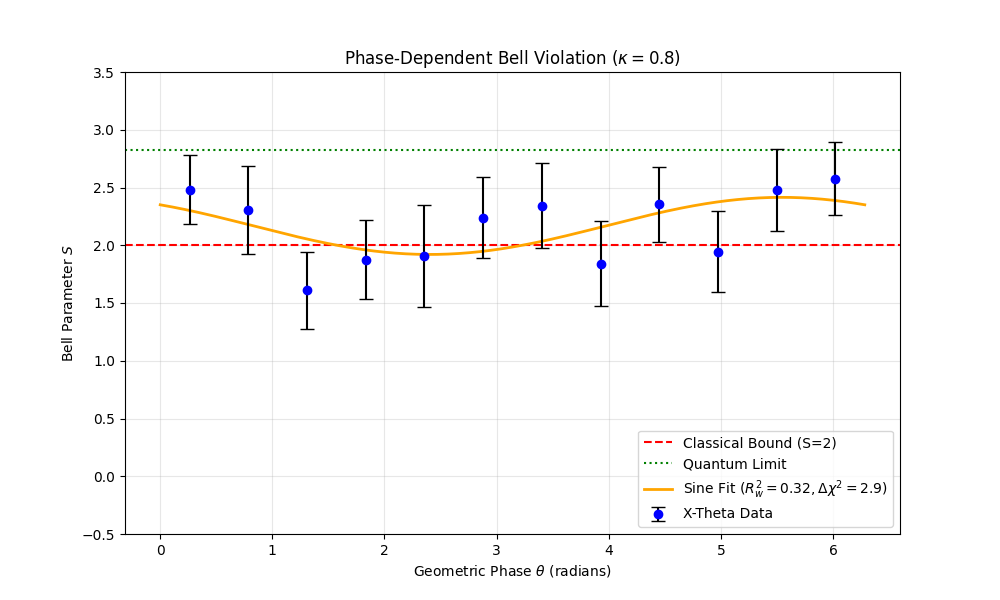

The script that saved this image:
#!/usr/bin/env python3
"""
weihs_paper_plot_v20.py

THE RIGOROUS PLOTTER + SINE FITTING
================================================================================
VERSION HISTORY:
  v20: Added WEIGHTED SINE FIT. 
       Now calculates goodness-of-fit (Chi-Squared, R^2) to test if the 
       oscillation is statistically significant compared to a flat line.
  v19: Adapted thresholds for low count rates (Set00).
  v18: Added Bin Population Diagnostics.

SCIENTIFIC CONTEXT:
  This script analyzes Bell Test data using the "X-Theta" framework.
  It overlays a sinusoidal fit S(theta) = c0 + A*sin(theta + phi)
  to quantify the phase dependence of the Bell parameter.

USAGE:
   python weihs_paper_plot_v20.py --alice-zip "A.zip" --bob-zip "B.zip" --reverse-bits
================================================================================
"""

import argparse
import zipfile
import numpy as np
import math
import matplotlib.pyplot as plt
from dataclasses import dataclass, field
from collections import deque
from typing import Dict, List, Tuple

# === CONFIGURATION ===
RESONANCE_KAPPA = 0.8       # The coupling constant for the geometric phase
BOOTSTRAP_ROUNDS = 2000     # Number of resamples for error bars
MIN_COUNTS_PER_SETTING = 5  # Low threshold for sparse data
BIN_COUNT = 12              # Number of angular bins for the plot

# ==========================================
# PART 1: CORE ENGINE & DATA LOADING
# ==========================================

def _norm_member(name: str) -> str:
    """Normalizes zip file paths."""
    n = name.replace("\\", "/").lstrip("/")
    parts = n.split("/")
    if parts and parts[0].lower() in ("alice", "bob"): return "/".join(parts[1:])
    return n

def load_raw_data(z, stem, reverse_bits):
    """Extracts Time (t), Setting (s), and Outcome (o)."""
    nm = { _norm_member(n).lower(): n for n in z.namelist() }
    vk, ck = (stem+"_V.dat").lower(), (stem+"_C.dat").lower()
    
    if vk not in nm:
        vk = next((k for k in nm if k.endswith(stem.lower() + "_v.dat")), None)
    if ck not in nm:
        ck = next((k for k in nm if k.endswith(stem.lower() + "_c.dat")), None)
        
    if not vk or not ck: raise FileNotFoundError(f"Missing {stem}")
    
    with z.open(nm[vk], "r") as f: vb = f.read()
    with z.open(nm[ck], "r") as f: cb = f.read()
    
    t = np.frombuffer(vb, dtype=">f8")
    c = np.frombuffer(cb, dtype=">u2")
    n = min(len(t), len(c))
    t = t[:n].astype(np.float64, copy=False)
    c = c[:n]
    
    if reverse_bits:
        det = ((c >> 1) & 1).astype(np.uint8)
        s   = (c & 1).astype(np.uint8)
    else:
        det = (c & 1).astype(np.uint8)
        s   = ((c >> 1) & 1).astype(np.uint8)
        
    o = (2 * det - 1).astype(np.int8)
    return t, s, o

State = Tuple[int, int]
def get_orientation(states: List[State]) -> int:
    """Calculates winding direction."""
    area = 0.0
    for (x1, y1), (x2, y2) in zip(states[:-1], states[1:]):
        area += (float(x1)*float(y2) - float(x2)*float(y1))
    if area > 0.1: return 1
    if area < -0.1: return -1
    return 0

@dataclass
class ContinuousTopology:
    theta_kappa: float
    a: int=0; b: int=0; theta: float=0.0
    history: deque = field(default_factory=lambda: deque(maxlen=5))
    bins: int = BIN_COUNT
    raw_outcomes: List[List[List[int]]] = field(default_factory=list)

    def __post_init__(self):
        self.raw_outcomes = [[[] for _ in range(4)] for _ in range(self.bins)]

    def update(self, actor, val):
        if actor == 'A': self.a = int(val)
        else: self.b = int(val)
        self.history.append((self.a, self.b))
        
        if len(self.history) == 5:
            h = list(self.history)
            if h[0] == h[-1] and len(set(h[:-1])) == 4:
                self.theta += self.theta_kappa * get_orientation(h)

    def capture(self, a, b, prod):
        ph = self.theta % (2 * math.pi)
        idx = int((ph / (2 * math.pi)) * self.bins) % self.bins
        k = a * 2 + b
        self.raw_outcomes[idx][k].append(prod)

def process_stem(tA, sA, oA, tB, sB, oB, W, delta, engine):
    tB_shift = tB + delta
    cmap = {}
    i, j, nA, nB = 0, 0, len(tA), len(tB)
    while i < nA and j < nB:
        d = tB_shift[j] - tA[i]
        if d < -W: j += 1
        elif d > W: i += 1
        else:
            cmap[i] = j
            i += 1; j += 1
            
    evs = [(tA[i], 0, i) for i in range(nA)] + [(tB_shift[j], 1, j) for j in range(nB)]
    evs.sort(key=lambda x: x[0])
    
    count = 0
    for _, src, idx in evs:
        if src == 0:
            engine.update('A', sA[idx])
            if idx in cmap:
                bi = cmap[idx]
                engine.capture(sA[idx], sB[bi], oA[idx] * oB[bi])
                count += 1
        else:
            engine.update('B', sB[idx])
    return count

# ==========================================
# PART 2: RIGOROUS STATISTICS & FITTING
# ==========================================

def calculate_S_robust(bin_outcomes, rounds=2000):
    counts = [len(bin_outcomes[k]) for k in range(4)]
    if any(c < MIN_COUNTS_PER_SETTING for c in counts):
        return None, None

    means = []
    for k in range(4):
        means.append(np.mean(bin_outcomes[k]))
    S_mean = means[0] + means[1] + means[2] - means[3]
    
    s_boots = []
    for _ in range(rounds):
        b_means = []
        for k in range(4):
            dat = np.array(bin_outcomes[k])
            resamp = np.random.choice(dat, size=len(dat), replace=True)
            b_means.append(np.mean(resamp))
        s_boots.append(b_means[0] + b_means[1] + b_means[2] - b_means[3])
    
    return S_mean, np.std(s_boots)

def weighted_linear_fit(X, y, sigma):
    """Weighted least squares for y ~ X @ beta, with weights 1/sigma^2."""
    y = np.asarray(y, dtype=float)
    X = np.asarray(X, dtype=float)
    sigma = np.asarray(sigma, dtype=float)
    sigma = np.maximum(sigma, 1e-12)

    w = 1.0 / (sigma ** 2)
    sw = np.sqrt(w)
    Xw = X * sw[:, None]
    yw = y * sw

    XtX = Xw.T @ Xw
    Xty = Xw.T @ yw
    beta = np.linalg.solve(XtX, Xty)

    cov_beta = np.linalg.inv(XtX)
    yhat = X @ beta
    chi2 = np.sum(((y - yhat) / sigma) ** 2)
    dof = max(1, len(y) - X.shape[1])
    return beta, cov_beta, chi2, dof, yhat

def fit_sine_model(phases, s_means, s_errs):
    """Fits S(theta) = c0 + a sin(theta) + b cos(theta)."""
    th = np.asarray(phases, dtype=float)
    y  = np.asarray(s_means, dtype=float)
    se = np.asarray(s_errs, dtype=float)

    if len(y) < 4: return None

    # Sine model
    X = np.column_stack([np.ones_like(th), np.sin(th), np.cos(th)])
    beta, cov, chi2, dof, yhat = weighted_linear_fit(X, y, se)
    c0, a, b = beta

    A = float(np.hypot(a, b))
    phi = float(np.arctan2(b, a))

    # Approx amplitude uncertainty
    if A > 1e-12:
        da = a / A
        db = b / A
        varA = (da*da)*cov[1,1] + (db*db)*cov[2,2] + 2*(da*db)*cov[1,2]
        sigA = float(np.sqrt(max(0.0, varA)))
    else:
        sigA = float("nan")

    # Weighted R^2
    w = 1.0 / (np.maximum(se, 1e-12) ** 2)
    ybar = np.sum(w * y) / np.sum(w)
    sst = np.sum(w * (y - ybar) ** 2)
    sse = np.sum(w * (y - yhat) ** 2)
    r2w = 1.0 - (sse / sst if sst > 0 else np.nan)

    # Flat model baseline
    X0 = np.ones((len(th), 1))
    beta0, cov0, chi2_0, dof0, yhat0 = weighted_linear_fit(X0, y, se)

    return {
        "c0": float(c0), "a": float(a), "b": float(b),
        "A": A, "phi": phi, "sigA": sigA,
        "chi2": float(chi2), "dof": int(dof), "red_chi2": float(chi2 / dof),
        "r2w": float(r2w),
        "chi2_flat": float(chi2_0), "dof_flat": int(dof0), "red_chi2_flat": float(chi2_0 / dof0),
        "delta_chi2": float(chi2_0 - chi2)
    }

# ==========================================
# PART 3: MAIN EXECUTION
# ==========================================

def main():
    parser = argparse.ArgumentParser()
    parser.add_argument("--alice-zip", required=True)
    parser.add_argument("--bob-zip", required=True)
    parser.add_argument("--reverse-bits", action="store_true")
    args = parser.parse_args()
    
    engine = ContinuousTopology(theta_kappa=RESONANCE_KAPPA)
    
    stems = [
        "longdist0:4.5", "longdist1:-10.0", "longdist23:-2.0",
        "longdist3:-14.0", "longdist31:29.0", "longdist32:-5.0",
        "longdist35:16.0", "longdist36:-9.0", "longdist37:-6.0",
        "longdist5:-22.0"
    ]
    
    print("==========================================")
    print("    WEIH Paper Plotter v20 (Fitting)      ")
    print("==========================================")
    
    with zipfile.ZipFile(args.alice_zip, "r") as za, zipfile.ZipFile(args.bob_zip, "r") as zb:
        full_paths = []
        for n in za.namelist():
             if n.lower().endswith("_v.dat"):
                 cl = n.replace("\\", "/").lstrip("/")
                 if cl.lower().startswith("alice/"): cl = cl[6:]
                 full_paths.append(cl[:-6])
        
        for item in stems:
            short, d_str = item.split(":")
            match = next((p for p in full_paths if p.endswith(short)), None)
            if not match: continue
            
            tA, sA, oA = load_raw_data(za, match, args.reverse_bits)
            tB, sB, oB = load_raw_data(zb, match, args.reverse_bits)
            process_stem(tA, sA, oA, tB, sB, oB, 1.3e-9, float(d_str)*1e-9, engine)

    # Compile Data
    phases, s_means, s_errs = [], [], []
    
    print("\n[ANALYSIS] Calculating S parameters...")
    print(f"   Phase | S_mean | S_err (BS={BOOTSTRAP_ROUNDS})")
    print("   --------------------------------------")
    
    for i in range(engine.bins):
        S, err = calculate_S_robust(engine.raw_outcomes[i], BOOTSTRAP_ROUNDS)
        if S is None: continue
        ph = (i + 0.5) * (2*math.pi/engine.bins)
        phases.append(ph)
        s_means.append(S)
        s_errs.append(err)
        print(f"   {ph:4.2f}  | {S:5.2f}  | {err:5.2f}")

    # --- FIT SINE WAVE ---
    fit = None
    if len(phases) >= 4:
        fit = fit_sine_model(phases, s_means, s_errs)

    if fit:
        print("\n[SINE FIT] Weighted fit: S(theta)=c0 + A sin(theta + phi)")
        print(f"  Amplitude A  = {fit['A']:.4f} (± {fit['sigA']:.4f})")
        print(f"  Offset c0    = {fit['c0']:.4f}")
        print(f"  Phase phi    = {fit['phi']:.4f} rad")
        print(f"  Goodness: Red. Chi2 = {fit['red_chi2']:.3f}, Weighted R2 = {fit['r2w']:.3f}")
        print(f"  Comparison: Delta Chi2 (Flat - Sine) = {fit['delta_chi2']:.2f}")

    # PLOT
    plt.figure(figsize=(10, 6))
    
    plt.axhline(2.0, color='red', linestyle='--', linewidth=1.5, label='Classical Bound (S=2)')
    plt.axhline(2.828, color='green', linestyle=':', linewidth=1.5, label='Quantum Limit')
    
    # Plot Fit Curve
    if fit:
        th_dense = np.linspace(0, 2*math.pi, 400)
        y_dense = fit["c0"] + fit["a"]*np.sin(th_dense) + fit["b"]*np.cos(th_dense)
        label_fit = f"Sine Fit ($R_w^2={fit['r2w']:.2f}, \Delta\chi^2={fit['delta_chi2']:.1f}$)"
        plt.plot(th_dense, y_dense, color='orange', linewidth=2, label=label_fit)

    # Plot Data
    plt.errorbar(phases, s_means, yerr=s_errs, fmt='o', color='blue', 
                 ecolor='black', capsize=5, label='X-Theta Data')
    
    plt.xlabel('Geometric Phase $\\theta$ (radians)')
    plt.ylabel('Bell Parameter $S$')
    plt.title(f'Phase-Dependent Bell Violation ($\kappa={RESONANCE_KAPPA}$)')
    plt.legend(loc='lower right')
    plt.grid(True, alpha=0.3)
    plt.ylim(-0.5, 3.5)
    
    plt.savefig("weihs_paper_plot_v20.png")
    print("\nSaved plot to: weihs_paper_plot_v20.png")

if __name__ == "__main__":
    main()